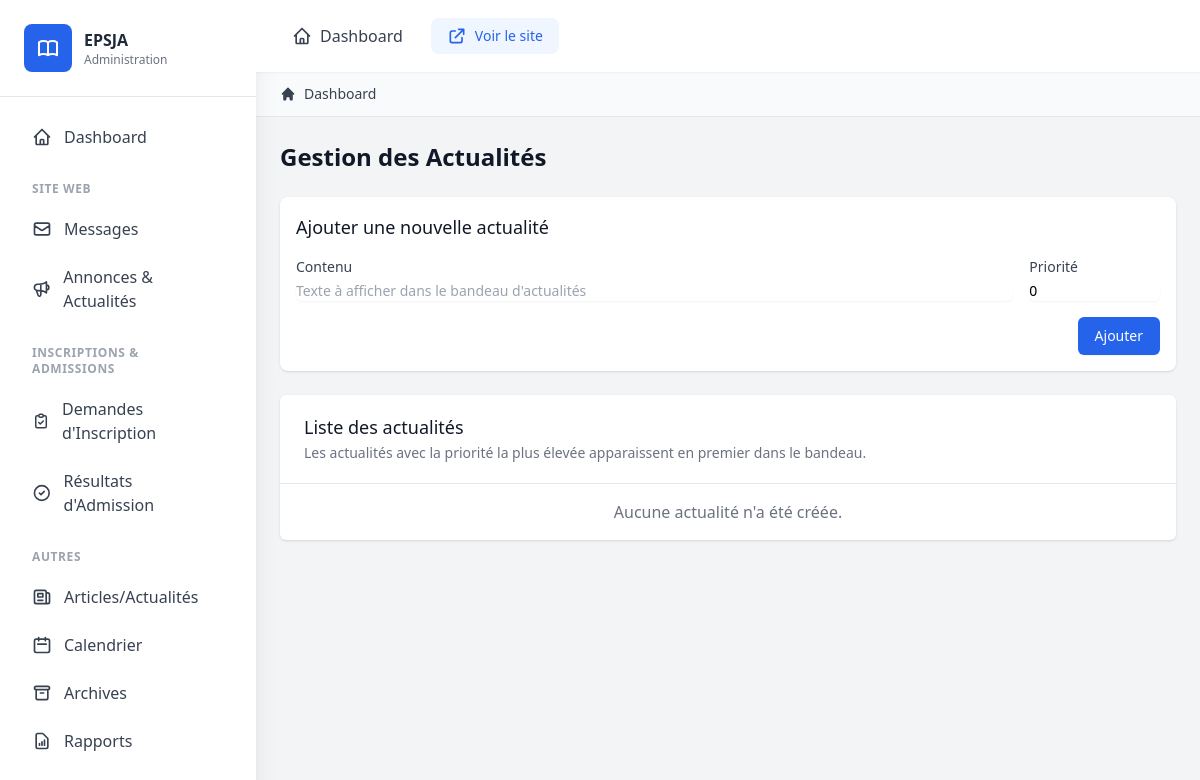
Page /admin/news (signed in) on the earlier database version.
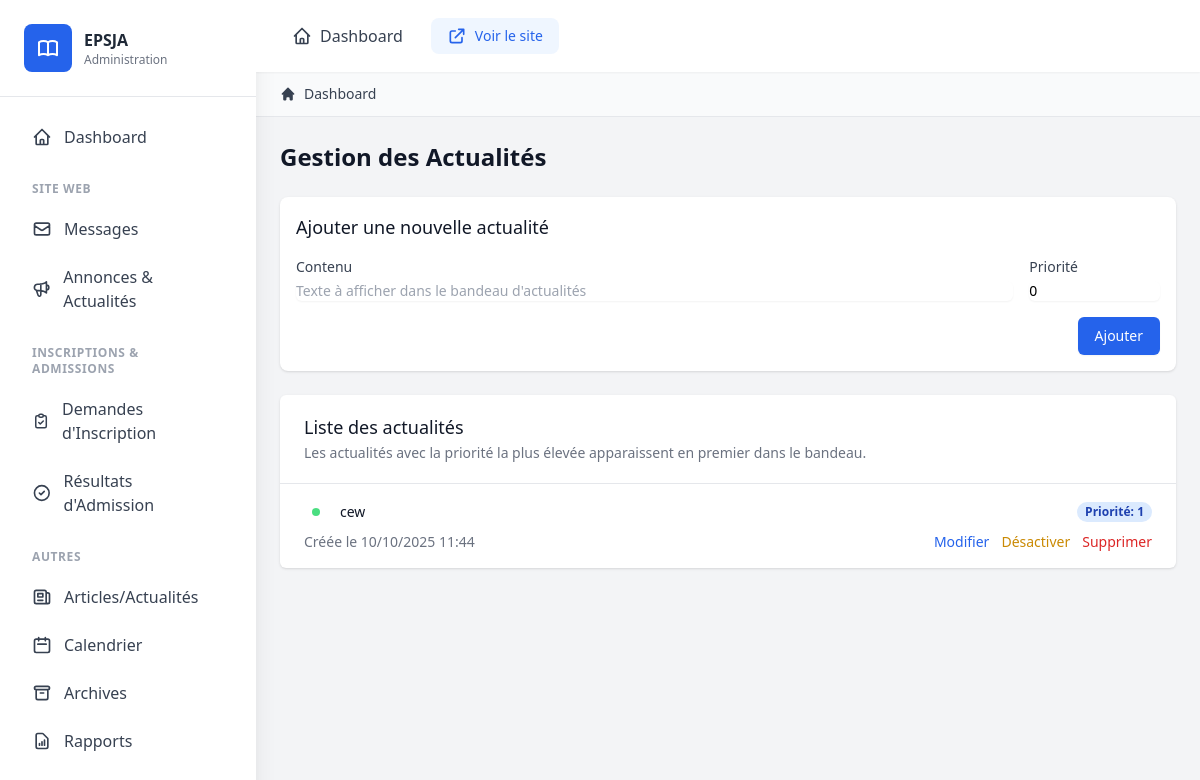
Same page on the later database version.
### models.py (models this page shows, shortened)
class News(db.Model):
    __tablename__ = 'news'
    id = db.Column(db.Integer, primary_key=True)
    content = db.Column(db.String(255), nullable=False)
    active = db.Column(db.Boolean, default=True)
    priority = db.Column(db.Integer, default=0)  # Higher number = higher priority
    date_created = db.Column(db.DateTime, default=datetime.utcnow)
    date_updated = db.Column(db.DateTime, default=datetime.utcnow, onupdate=datetime.utcnow)

### modules/news.py (the view)
@news_blueprint.route('/admin/news')
@login_required
@admin_required
def admin_news():
    news_items = News.query.order_by(News.priority.desc(), News.date_created.desc()).all()
    return render_template('admin/news.html', news_items=news_items)

### templates/admin/news.html (shortened to what this page needs)
{% extends "admin/base_admin.html" %}
{% block content %}
<div class="p-6">
    <div class="max-w-7xl mx-auto">
        <h1 class="text-2xl font-bold text-gray-900 mb-6">Gestion des Actualités</h1>
                <div class="mb-6 bg-white shadow sm:rounded-lg p-4">
                    <h2 class="text-lg font-medium text-gray-900 mb-4">Ajouter une nouvelle actualité</h2>
                    <form action="{{ url_for('news.add_news') }}" method="POST">
                        <div class="grid grid-cols-1 gap-y-6 gap-x-4 sm:grid-cols-6">
                            <div class="sm:col-span-5">
                                <label for="content" class="block text-sm font-medium text-gray-700">Contenu</label>
                                <div class="mt-1">
                                    <input type="text" name="content" id="content" maxlength="255" required
                                        class="shadow-sm focus:ring-blue-500 focus:border-blue-500 block w-full sm:text-sm border-gray-300 rounded-md"
                                        placeholder="Texte à afficher dans le bandeau d'actualités">
                                </div>
                            </div>
                            <div class="sm:col-span-1">
                                <label for="priority" class="block text-sm font-medium text-gray-700">Priorité</label>
                                <div class="mt-1">
                                    <input type="number" name="priority" id="priority" min="0" max="100" value="0"
                                        class="shadow-sm focus:ring-blue-500 focus:border-blue-500 block w-full sm:text-sm border-gray-300 rounded-md">
                                </div>
                            </div>
                        </div>
                        <div class="mt-4 flex justify-end">
                            <button type="submit"
                                class="inline-flex items-center px-4 py-2 border border-transparent text-sm font-medium rounded-md shadow-sm text-white bg-blue-600 hover:bg-blue-700 focus:outline-none focus:ring-2 focus:ring-offset-2 focus:ring-blue-500">
                                Ajouter
                            </button>
                        </div>
                    </form>
                </div>
                <div class="bg-white shadow overflow-hidden sm:rounded-md">
                    <div class="px-4 py-5 sm:px-6">
                        <h3 class="text-lg leading-6 font-medium text-gray-900">Liste des actualités</h3>
                        <p class="mt-1 max-w-2xl text-sm text-gray-500">
                            Les actualités avec la priorité la plus élevée apparaissent en premier dans le bandeau.
                        </p>
                    </div>
                    <div class="border-t border-gray-200">
                        <ul role="list" class="divide-y divide-gray-200">
                            {% for news in news_items %}
                            <li>
                                <div class="px-4 py-4 sm:px-6">
                                    <div class="flex items-center justify-between">
                                        <div class="flex items-center">
                                            <div class="flex-shrink-0 h-6 w-6 flex items-center justify-center">
                                                {% if news.active %}
                                                <span class="h-2 w-2 rounded-full bg-green-400"></span>
                                                {% else %}
                                                <span class="h-2 w-2 rounded-full bg-gray-300"></span>
                                                {% endif %}
                                            </div>
                                            <p class="ml-3 text-sm font-medium text-gray-900">{{ news.content }}</p>
                                        </div>
                                        <div class="ml-2 flex-shrink-0 flex">
                                            <p class="px-2 inline-flex text-xs leading-5 font-semibold rounded-full bg-blue-100 text-blue-800">
                                                Priorité: {{ news.priority }}
                                            </p>
                                        </div>
                                    </div>
                                    <div class="mt-2 sm:flex sm:justify-between">
                                        <div class="sm:flex">
                                            <p class="flex items-center text-sm text-gray-500">
                                                Créée le {{ news.date_created.strftime('%d/%m/%Y %H:%M') }}
                                            </p>
                                        </div>
                                        <div class="mt-2 flex items-center text-sm text-gray-500 sm:mt-0">
                                            <button onclick="toggleEditForm('{{ news.id }}')"
                                                class="text-blue-600 hover:text-blue-900 mr-3">Modifier</button>
                                            <form action="{{ url_for('news.toggle_news', id=news.id) }}" method="POST" class="inline">
                                                <button type="submit" class="text-yellow-600 hover:text-yellow-900 mr-3">
                                                    {% if news.active %}Désactiver{% else %}Activer{% endif %}
                                                </button>
                                            </form>
                                            <form action="{{ url_for('news.delete_news', id=news.id) }}" method="POST" class="inline"
                                                onsubmit="return confirm('Êtes-vous sûr de vouloir supprimer cette actualité ?');">
                                                <button type="submit" class="text-red-600 hover:text-red-900">Supprimer</button>
                                            </form>
                                        </div>
                                    </div>
                                </div>
                            </li>
                            {% else %}
                            <li class="px-4 py-4 sm:px-6 text-center text-gray-500">
                                Aucune actualité n'a été créée.
                            </li>
                            {% endfor %}
                        </ul>
                    </div>
                </div>
            </div>
    </div>
</div>
{% endblock %}

### templates/admin/base_admin.html (shortened to what this page needs)
<!DOCTYPE html>
<html lang="fr">
<head>
    <script src="https://cdn.tailwindcss.com"></script>
</head>
<body class="bg-gray-100">
    <div class="flex h-screen overflow-hidden">
        <aside id="sidebar" class="sidebar w-64 bg-white shadow-xl flex-shrink-0 overflow-y-auto relative" style="padding-bottom: 120px;">
            <div class="p-6 border-b border-gray-200">
                <div class="flex items-center gap-3">
                    <div class="w-12 h-12 bg-blue-600 rounded-lg flex items-center justify-center">
                    </div>
                    <div>
                        <h1 class="font-bold text-gray-800">EPSJA</h1>
                        <p class="text-xs text-gray-500">Administration</p>
                    </div>
                </div>
            </div>
            <nav class="p-4 space-y-1">
                <a href="{{ url_for('admin.dashboard') }}" class="nav-item flex items-center gap-3 px-4 py-3 rounded-lg text-gray-700 hover:bg-gray-100 {% if request.endpoint == 'admin.dashboard' %}active{% endif %}">
                    <svg class="w-5 h-5" fill="none" stroke="currentColor" viewBox="0 0 24 24">
                        <path stroke-linecap="round" stroke-linejoin="round" stroke-width="2" d="M3 12l2-2m0 0l7-7 7 7M5 10v10a1 1 0 001 1h3m10-11l2 2m-2-2v10a1 1 0 01-1 1h-3m-6 0a1 1 0 001-1v-4a1 1 0 011-1h2a1 1 0 011 1v4a1 1 0 001 1m-6 0h6"></path>
                    </svg>
                    <span class="font-medium">Dashboard</span>
                </a>
                <div class="pt-4">
                    <p class="px-4 text-xs font-semibold text-gray-400 uppercase tracking-wider mb-2">Site Web</p>
                    <a href="{{ url_for('admin.formulaires', type='contacts') }}" class="nav-item flex items-center gap-3 px-4 py-3 rounded-lg text-gray-700 hover:bg-gray-100 ">
                        <svg class="w-5 h-5" fill="none" stroke="currentColor" viewBox="0 0 24 24">
                            <path stroke-linecap="round" stroke-linejoin="round" stroke-width="2" d="M3 8l7.89 5.26a2 2 0 002.22 0L21 8M5 19h14a2 2 0 002-2V7a2 2 0 00-2-2H5a2 2 0 00-2 2v10a2 2 0 002 2z"></path>
                        </svg>
                        <span class="font-medium">Messages</span>
                    </a>
                    <a href="{{ url_for('admin.contenu', type='annonces') }}" class="nav-item flex items-center gap-3 px-4 py-3 rounded-lg text-gray-700 hover:bg-gray-100 ">
                        <span class="font-medium">Annonces & Actualités</span>
                    </a>
                </div>
                <div class="pt-4">
                    <p class="px-4 text-xs font-semibold text-gray-400 uppercase tracking-wider mb-2">Inscriptions & Admissions</p>
                    <a href="{{ url_for('admin.admissions') }}" class="nav-item flex items-center gap-3 px-4 py-3 rounded-lg text-gray-700 hover:bg-gray-100 ">
                        <svg class="w-5 h-5" fill="none" stroke="currentColor" viewBox="0 0 24 24">
                            <path stroke-linecap="round" stroke-linejoin="round" stroke-width="2" d="M9 5H7a2 2 0 00-2 2v12a2 2 0 002 2h10a2 2 0 002-2V7a2 2 0 00-2-2h-2M9 5a2 2 0 002 2h2a2 2 0 002-2M9 5a2 2 0 012-2h2a2 2 0 012 2m-6 9l2 2 4-4"></path>
                        </svg>
                        <span class="font-medium">Demandes d'Inscription</span>
                    </a>
                    <a href="{{ url_for('resultats_admission.admin_liste') }}" class="nav-item flex items-center gap-3 px-4 py-3 rounded-lg text-gray-700 hover:bg-gray-100">
                        <svg class="w-5 h-5" fill="none" stroke="currentColor" viewBox="0 0 24 24">
                            <path stroke-linecap="round" stroke-linejoin="round" stroke-width="2" d="M9 12l2 2 4-4m6 2a9 9 0 11-18 0 9 9 0 0118 0z"></path>
                        </svg>
                        <span class="font-medium">Résultats d'Admission</span>
                    </a>
                </div>
                <div class="pt-4">
                    <p class="px-4 text-xs font-semibold text-gray-400 uppercase tracking-wider mb-2">Autres</p>
                    <a href="{{ url_for('articles.admin_liste') }}" class="nav-item flex items-center gap-3 px-4 py-3 rounded-lg text-gray-700 hover:bg-gray-100">
                        <svg class="w-5 h-5" fill="none" stroke="currentColor" viewBox="0 0 24 24">
                            <path stroke-linecap="round" stroke-linejoin="round" stroke-width="2" d="M19 20H5a2 2 0 01-2-2V6a2 2 0 012-2h10a2 2 0 012 2v1m2 13a2 2 0 01-2-2V7m2 13a2 2 0 002-2V9a2 2 0 00-2-2h-2m-4-3H9M7 16h6M7 8h6v4H7V8z"></path>
                        </svg>
                        <span class="font-medium">Articles/Actualités</span>
                    </a>
                    <a href="{{ url_for('calendrier.index') }}" class="nav-item flex items-center gap-3 px-4 py-3 rounded-lg text-gray-700 hover:bg-gray-100">
                        <svg class="w-5 h-5" fill="none" stroke="currentColor" viewBox="0 0 24 24">
                            <path stroke-linecap="round" stroke-linejoin="round" stroke-width="2" d="M8 7V3m8 4V3m-9 8h10M5 21h14a2 2 0 002-2V7a2 2 0 00-2-2H5a2 2 0 00-2 2v12a2 2 0 002 2z"></path>
                        </svg>
                        <span class="font-medium">Calendrier</span>
                    </a>
                    <a href="{{ url_for('archives.index') }}" class="nav-item flex items-center gap-3 px-4 py-3 rounded-lg text-gray-700 hover:bg-gray-100">
                        <svg class="w-5 h-5" fill="none" stroke="currentColor" viewBox="0 0 24 24">
                            <path stroke-linecap="round" stroke-linejoin="round" stroke-width="2" d="M5 8h14M5 8a2 2 0 110-4h14a2 2 0 110 4M5 8v10a2 2 0 002 2h10a2 2 0 002-2V8m-9 4h4"></path>
                        </svg>
                        <span class="font-medium">Archives</span>
                    </a>
                    <a href="{{ url_for('rapports.index') }}" class="nav-item flex items-center gap-3 px-4 py-3 rounded-lg text-gray-700 hover:bg-gray-100">
                        <svg class="w-5 h-5" fill="none" stroke="currentColor" viewBox="0 0 24 24">
                            <path stroke-linecap="round" stroke-linejoin="round" stroke-width="2" d="M9 17v-2m3 2v-4m3 4v-6m2 10H7a2 2 0 01-2-2V5a2 2 0 012-2h5.586a1 1 0 01.707.293l5.414 5.414a1 1 0 01.293.707V19a2 2 0 01-2 2z"></path>
                        </svg>
                        <span class="font-medium">Rapports</span>
                    </a>
                </div>
            </nav>
        </aside>
        <div class="flex-1 flex flex-col overflow-hidden">
            <header class="bg-white shadow-sm z-10">
                <div class="flex items-center justify-between px-6 py-4">
                    <div class="flex items-center gap-4">
                        <a href="{{ url_for('admin.dashboard') }}" class="flex items-center gap-2 px-3 py-2 text-gray-700 hover:text-purple-600 hover:bg-purple-50 rounded-lg transition-colors">
                            <svg class="w-5 h-5" fill="none" stroke="currentColor" viewBox="0 0 24 24">
                                <path stroke-linecap="round" stroke-linejoin="round" stroke-width="2" d="M3 12l2-2m0 0l7-7 7 7M5 10v10a1 1 0 001 1h3m10-11l2 2m-2-2v10a1 1 0 01-1 1h-3m-6 0a1 1 0 001-1v-4a1 1 0 011-1h2a1 1 0 011 1v4a1 1 0 001 1m-6 0h6"></path>
                            </svg>
                            <span class="font-medium">Dashboard</span>
                        </a>
                        <a href="{{ url_for('accueil') }}" target="_blank" class="flex items-center gap-2 px-4 py-2 bg-blue-50 text-blue-600 rounded-lg hover:bg-blue-100 transition-colors">
                            <svg class="w-5 h-5" fill="none" stroke="currentColor" viewBox="0 0 24 24">
                                <path stroke-linecap="round" stroke-linejoin="round" stroke-width="2" d="M10 6H6a2 2 0 00-2 2v10a2 2 0 002 2h10a2 2 0 002-2v-4M14 4h6m0 0v6m0-6L10 14"></path>
                            </svg>
                            <span class="text-sm font-medium">Voir le site</span>
                        </a>
                    </div>
                </div>
            </header>
            {% block breadcrumb %}
            <div class="px-6 py-3 bg-gray-50 border-b border-gray-200">
                <nav class="flex" aria-label="Breadcrumb">
                    <ol class="inline-flex items-center space-x-1 md:space-x-3">
                        <li class="inline-flex items-center">
                            <a href="{{ url_for('admin.dashboard') }}" class="inline-flex items-center text-sm font-medium text-gray-700 hover:text-purple-600">
                                <svg class="w-4 h-4 mr-2" fill="currentColor" viewBox="0 0 20 20">
                                    <path d="M10.707 2.293a1 1 0 00-1.414 0l-7 7a1 1 0 001.414 1.414L4 10.414V17a1 1 0 001 1h2a1 1 0 001-1v-2a1 1 0 011-1h2a1 1 0 011 1v2a1 1 0 001 1h2a1 1 0 001-1v-6.586l.293.293a1 1 0 001.414-1.414l-7-7z"></path>
                                </svg>
                                Dashboard
                            </a>
                        </li>
                    </ol>
                </nav>
            </div>
            {% endblock %}
            <main class="flex-1 overflow-y-auto">
                {% block content %}{% endblock %}
        </div>
</body>
</html>

Differences in the rows shown:
added News: active True (drawn), content "cew", priority "1", date_created "10/10/2025 11:44"
Other differences:
text no longer shown: "Aucune actualité n'a été créée."
